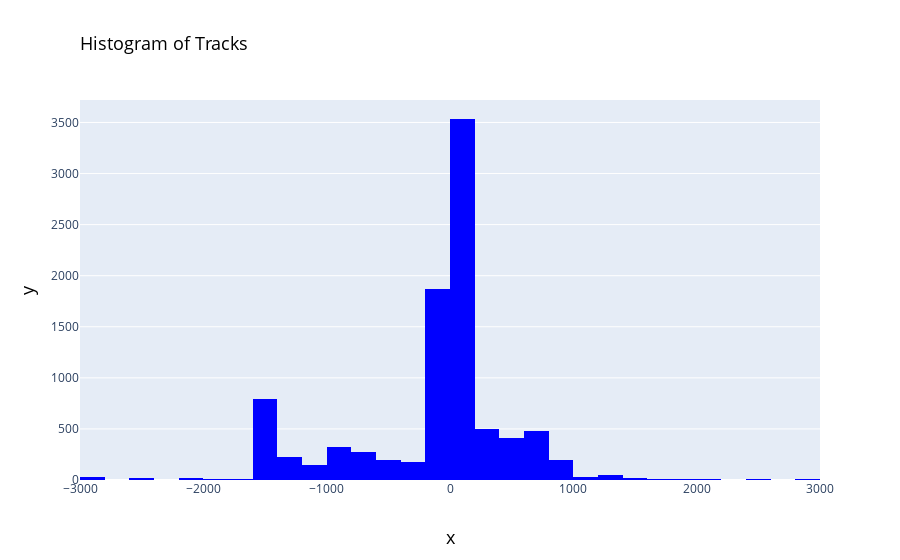

The cell this chart's notebook holds for it:
### Markdown cell above
### Ploting Histogram

### Code cell
track_plot_hist(tracks_real_sort.iloc[:,2])

### Figure 1 — Plotly figure (JSON) as saved in the notebook; plotly's stock layout.template omitted (floating-point values rounded to 4 significant figures; data arrays with more than 128 entries replaced by an {"elided": "..."} marker saying what was removed)
{"data": [{"marker": {"color": "blue"}, "nbinsx": 30, "type": "histogram", "x": {"elided": "9367 float values"}}], "layout": {"title": {"font": {"color": "#000", "size": 18}, "text": "Histogram of Tracks", "x": 0, "xref": "paper"}, "xaxis": {"title": {"font": {"color": "#000", "size": 18}, "text": "x"}}, "yaxis": {"title": {"font": {"color": "#000", "size": 18}, "text": "y"}}}}
